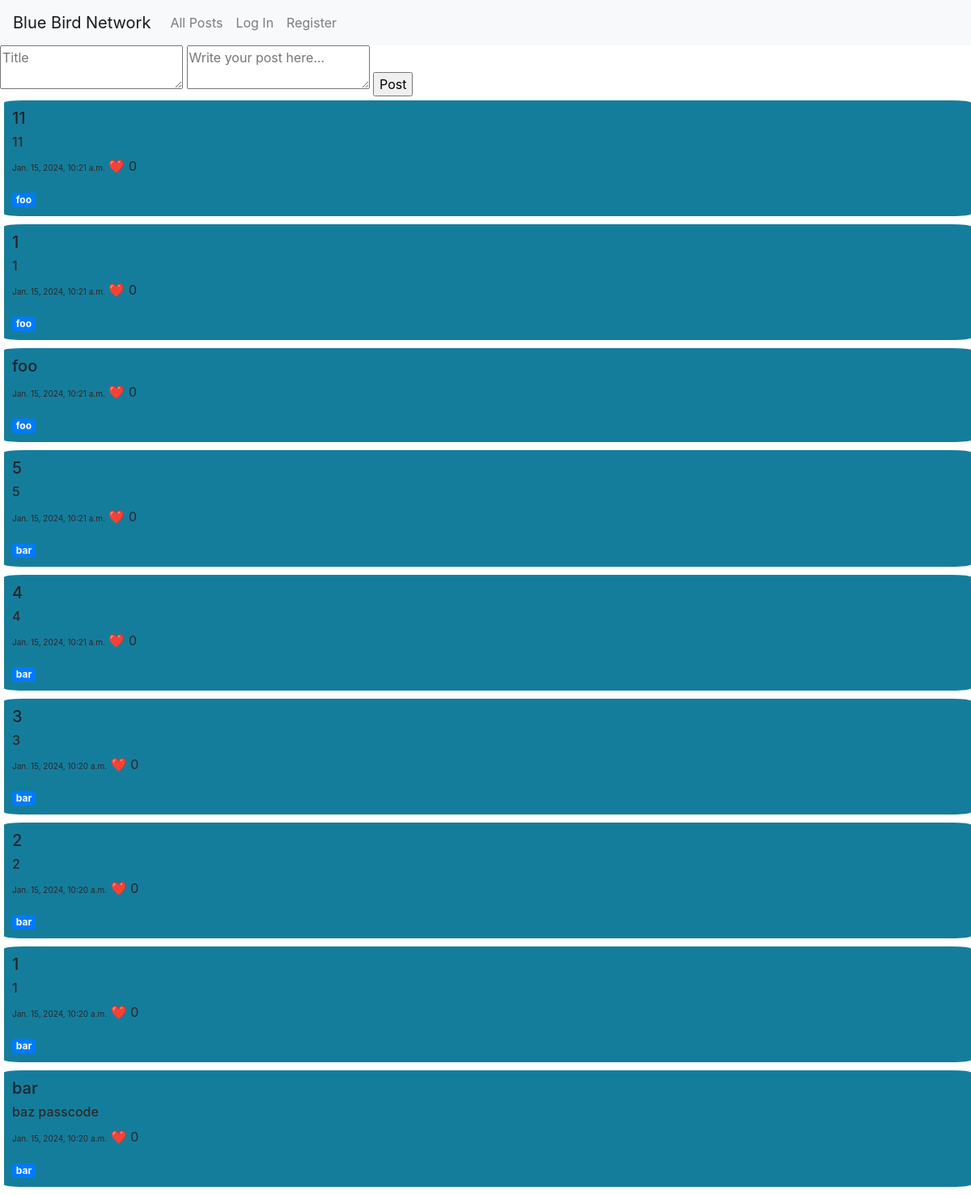
The page / on the database its author committed.
### network/models.py (models this page shows, shortened)
class Tweet(models.Model):
    user = models.ForeignKey(User, on_delete=models.CASCADE, related_name= "user1")
    title = models.CharField(max_length=64)
    content = models.TextField()
    timestamp = models.DateTimeField(auto_now_add=True)
    likes = models.IntegerField(default = 0)

class User(AbstractUser):
    Following_M2M = models.ManyToManyField('self', symmetrical=False, blank=True)

### network/views.py (the view)
# urls.py: path("", views.index, name="index"),
def index(request):
    old_posts = Tweet.objects.all().order_by("-timestamp")
    return render(request, "network/index.html", {'old_posts': old_posts})

### network/templates/network/index.html (shortened to what this page needs)
{% extends "network/layout.html" %}
{% block body %}
    <html lang="en">
        <body>
            <form id="post-form" method="POST">
                <textarea id="title-content" name = "title" placeholder = "Title"></textarea>
                <textarea id="post-content" name="content" placeholder="Write your post here..."></textarea>
                <input style="margin-bottom: 5px; " id = "submit-post" type="submit" value="Post">
            </form>
            {% for post in old_posts %}
                <div id = "old_posts">
                    <h5>{{ post.title }}</h5>
                    <h6 style="color:rgb(43, 42, 42);">{{ post.content }}</h6>
                    <p style=" color:rgb(43, 42, 42);"><span style = "font-size: x-small;">{{ post.timestamp }}</span> ❤️ <span>{{ post.likes }}</span></p>
                    <a href="{% url 'smprofile' post.user.username %}" class="badge badge-primary">{{ post.user }}</a>
                </div>
            {% endfor %}
        </body>
    </html>
{% endblock %}

### network/static/network/styles.css (style rules this page uses)
#old_posts { background-color: #157d9c; padding: 10px; margin-bottom: 10px; animation-name: hide; animation-duration: 2s; animation-fill-mode: forwards; animation-play-state: paused; border-radius: 2%; margin-left: 5px; }

### rows shown on the page
Tweet: title "11", content "11", timestamp "Jan. 15, 2024, 10:21 a.m.", likes "0", user "foo"
Tweet: title "1", content "1", timestamp "Jan. 15, 2024, 10:21 a.m.", likes "0", user "foo"
Tweet: title "foo", timestamp "Jan. 15, 2024, 10:21 a.m.", likes "0", user "foo"
Tweet: title "5", content "5", timestamp "Jan. 15, 2024, 10:21 a.m.", likes "0", user "bar"
Tweet: title "4", content "4", timestamp "Jan. 15, 2024, 10:21 a.m.", likes "0", user "bar"
Tweet: title "3", content "3", timestamp "Jan. 15, 2024, 10:20 a.m.", likes "0", user "bar"
Tweet: title "2", content "2", timestamp "Jan. 15, 2024, 10:20 a.m.", likes "0", user "bar"
Tweet: title "1", content "1", timestamp "Jan. 15, 2024, 10:20 a.m.", likes "0", user "bar"
Tweet: title "bar", content "baz passcode", timestamp "Jan. 15, 2024, 10:20 a.m.", likes "0", user "bar"
